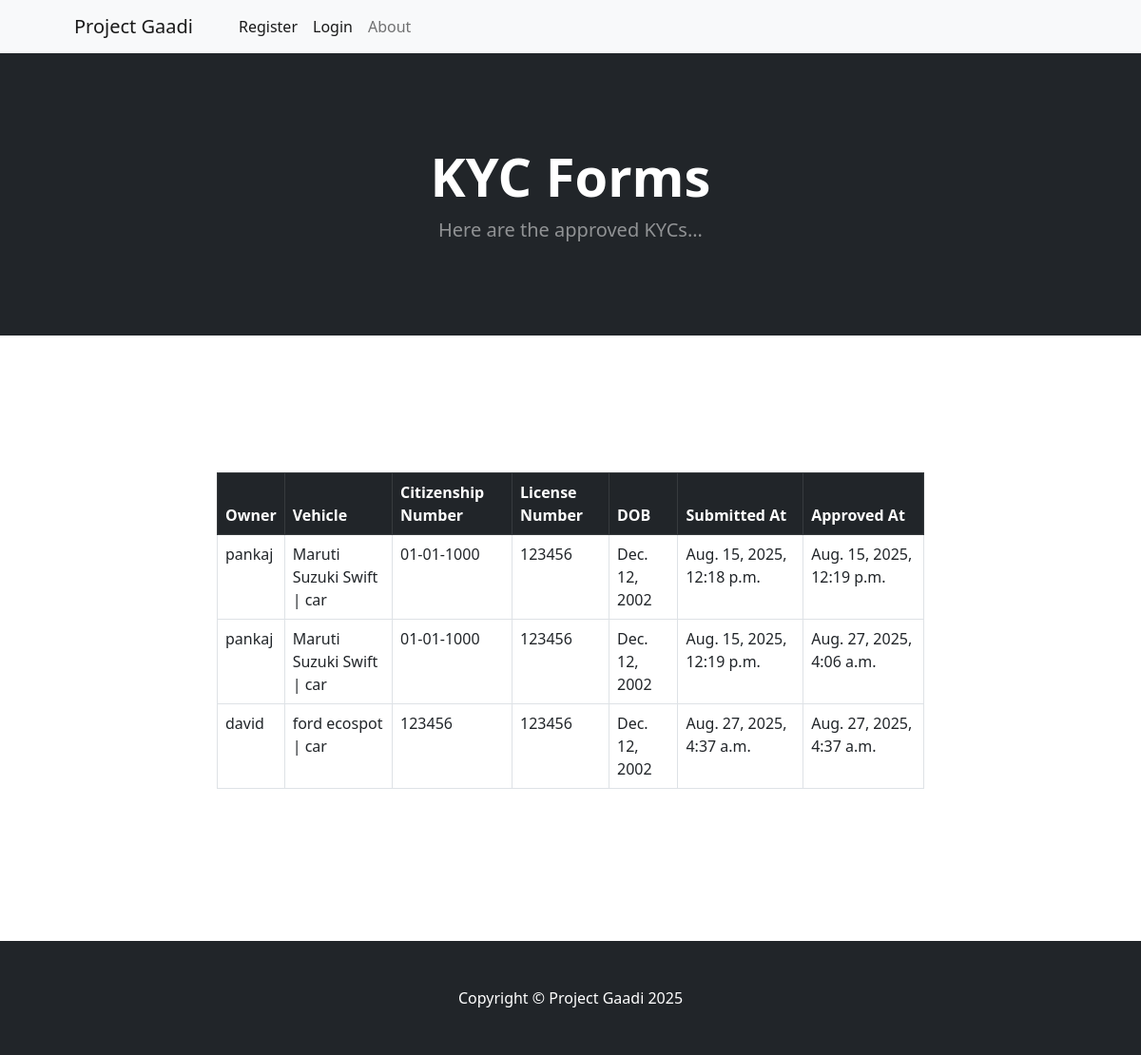
The page /accounts/admin_kyc/approved/ on the database its author committed.
### accounts/models.py (models this page shows, shortened)
class KYCForm(models.Model):
  vehicle=models.ForeignKey(Vehicle, on_delete=models.CASCADE, related_name='kyc_forms')
  citizenship_number = models.CharField(max_length=50)
  license_number = models.CharField(max_length=50)
  document= models.ImageField(upload_to="kyc/")
  dob=models.DateField()
  kyc_submitted_at = models.DateTimeField(auto_now_add=True)
  kyc_approved = models.BooleanField(default=False)
  kyc_approved_at = models.DateTimeField(blank=True, null=True)

class Vehicle(models.Model):
  VEHICLE_TYPES = [('car', 'Car'), ('van', 'Van'), ('bus', 'Bus'), ('truck', 'Truck')]
  vehicle_name = models.CharField(max_length=100)
  vehicle_type = models.CharField(max_length=10, choices=VEHICLE_TYPES, default='car')
  capacity = models.PositiveIntegerField()
  vehicle_number = models.CharField(max_length=50, unique=True)
  description = models.TextField(blank=True, null=True)
  is_active = models.BooleanField(default=False)  # Active only after admin approval
  owner = models.ForeignKey(settings.AUTH_USER_MODEL, on_delete=models.CASCADE, related_name='vehicles')
  photo=models.ImageField(upload_to='vehicles/')
  def __str__(self):
    return f'{self.vehicle_name} | {self.vehicle_type}'

class CustomUser(AbstractUser):
  ROLE_CHOICES=[
    ('user', 'Regular User'),
    ('owner', 'Vehicle Owner')
  ]
  role=models.CharField(max_length=20, choices=ROLE_CHOICES, default='user')
  phone_number=models.CharField(max_length=10)
  address=models.CharField(max_length=100)

### accounts/views.py (the view)
# urls.py: path('admin_kyc/<str:status>/', views.admin_kyc_view, name='admin_kyc_view'),
def admin_kyc_view(request, status):
    if request.method == "POST" and status == "approved":
        kyc_id = request.POST.get("kyc_id")
        try:
            kyc = KYCForm.objects.get(id=kyc_id)
            kyc.kyc_approved = True
            kyc.kyc_approved_at = now()
            kyc.save()
            messages.success(request, "KYC Approved successfully ✅")
        except KYCForm.DoesNotExist:
            messages.error(request, "KYC not found ❌")
        return redirect("admin_kyc_view", status="pending")  # after approval go back to pending list
    elif status == "approved":
        kycs = KYCForm.objects.filter(kyc_approved=True)
        return render(request, "accounts/kyc_approved.html", {"kycs": kycs})
    elif status == "pending":
        kycs = KYCForm.objects.filter(kyc_approved=False)
        return render(request, "accounts/kyc_pending.html", {"kycs": kycs})
    else:
        messages.error(request, "Invalid Status!!!")
        return redirect("home")

### accounts/templates/accounts/kyc_approved.html
{% extends 'accounts/base.html' %}
{% block content %}
  <header class="bg-dark py-5">
    <div class="container px-4 px-lg-5 my-5">
        <div class="text-center text-white">
            <h1 class="display-4 fw-bolder">KYC Forms</h1>
            <p class="lead fw-normal text-white-50 mb-0">Here are the approved KYCs...</p>
        </div>
    </div>
  </header>
<br><br><br><br><br><br>
<div class="container">
          <div class="row">
            <center>
              <div class="col-8">
                  <table class="table table-stripped table-hover table-bordered ">
  <thead class="table-dark">
    <tr>
      <th scope="col">Owner</th>
      <th scope="col">Vehicle</th>
      <th scope="col">Citizenship Number</th>
      <th scope="col">License Number</th>
      <th scope="col">DOB</th>
      <th scope="col">Submitted At</th>
      <th scope="col">Approved At</th>
    </tr>
  </thead>
  <tbody>
    {% for kyc in kycs %}
    <tr>
      <td>{{kyc.vehicle.owner.username}}</td>
      <td>{{kyc.vehicle}}</td>
      <td>{{kyc.citizenship_number}}</td>
      <td>{{kyc.license_number}}</td>
      <td>{{kyc.dob}}</td>
      <td>{{kyc.kyc_submitted_at}}</td>
      <td>{{kyc.kyc_approved_at}}</td>
    </tr>
    {% endfor %}
  </tbody>
</table>
              </div>
            </center>
          </div>
        </div>
<br><br><br><br><br><br>
{% endblock %}

### rows shown on the page
KYCForm: vehicle.owner.username "pankaj", vehicle "Maruti Suzuki Swift | car", citizenship_number "01-01-1000", license_number "123456", dob "Dec. 12, 2002", kyc_submitted_at "Aug. 15, 2025, 12:18 p.m.", kyc_approved_at "Aug. 15, 2025, 12:19 p.m."
KYCForm: vehicle.owner.username "pankaj", vehicle "Maruti Suzuki Swift | car", citizenship_number "01-01-1000", license_number "123456", dob "Dec. 12, 2002", kyc_submitted_at "Aug. 15, 2025, 12:19 p.m.", kyc_approved_at "Aug. 27, 2025, 4:06 a.m."
KYCForm: vehicle.owner.username "david", vehicle "ford ecospot | car", citizenship_number "123456", license_number "123456", dob "Dec. 12, 2002", kyc_submitted_at "Aug. 27, 2025, 4:37 a.m.", kyc_approved_at "Aug. 27, 2025, 4:37 a.m."
